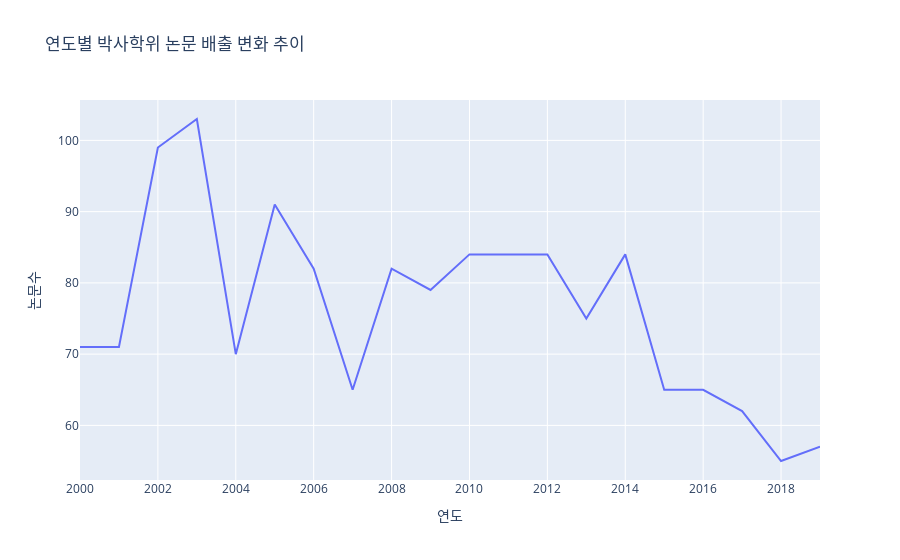

The notebook cell this image was saved under:
### Code cell
phd_year = px.line(phd['출판년'].value_counts(sort=False),
        labels = dict(index='연도',value='논문수',variable='박사논문'), title = '연도별 박사학위 논문 배출 변화 추이')
phd_year.update_traces(textposition='top right')
phd_year.update_layout(showlegend=False)
phd_year.show()

### Figure 1 — Plotly figure (JSON) as saved in the notebook; plotly's stock layout.template omitted (floating-point values rounded to 4 significant figures)
{"data": [{"hovertemplate": "박사논문=출판년<br>연도=%{x}<br>논문수=%{y}<extra></extra>", "legendgroup": "출판년", "line": {"color": "#636efa", "dash": "solid"}, "mode": "lines", "name": "출판년", "orientation": "v", "showlegend": true, "textposition": "top right", "type": "scatter", "x": [2000, 2001, 2002, 2003, 2004, 2005, 2006, 2007, 2008, 2009, 2010, 2011, 2012, 2013, 2014, 2015, 2016, 2017, 2018, 2019], "xaxis": "x", "y": [71, 71, 99, 103, 70, 91, 82, 65, 82, 79, 84, 84, 84, 75, 84, 65, 65, 62, 55, 57], "yaxis": "y"}], "layout": {"legend": {"title": {"text": "박사논문"}, "tracegroupgap": 0}, "showlegend": false, "title": {"text": "연도별 박사학위 논문 배출 변화 추이"}, "xaxis": {"anchor": "y", "domain": [0, 1], "title": {"text": "연도"}}, "yaxis": {"anchor": "x", "domain": [0, 1], "title": {"text": "논문수"}}}}
